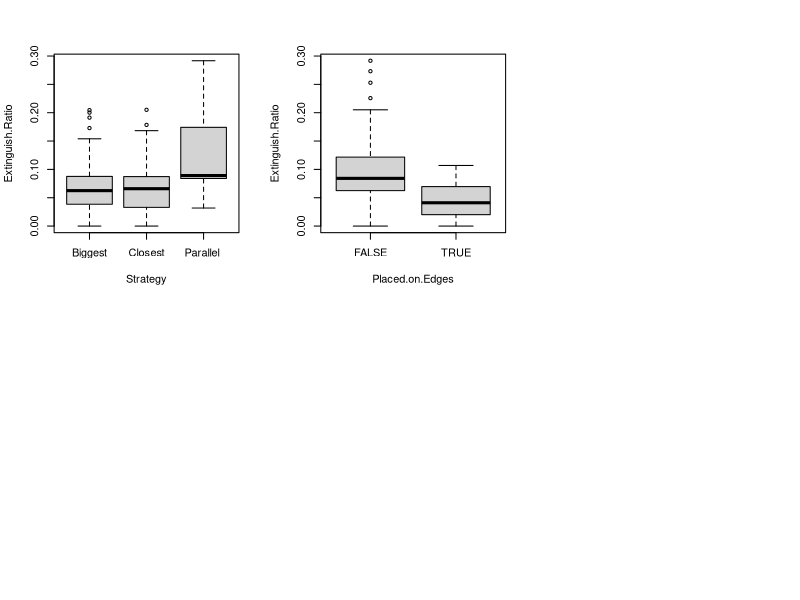
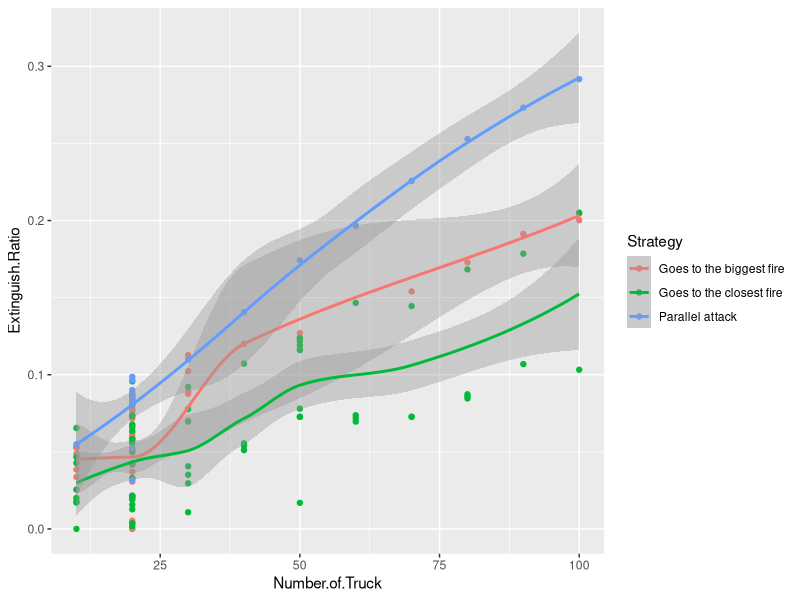
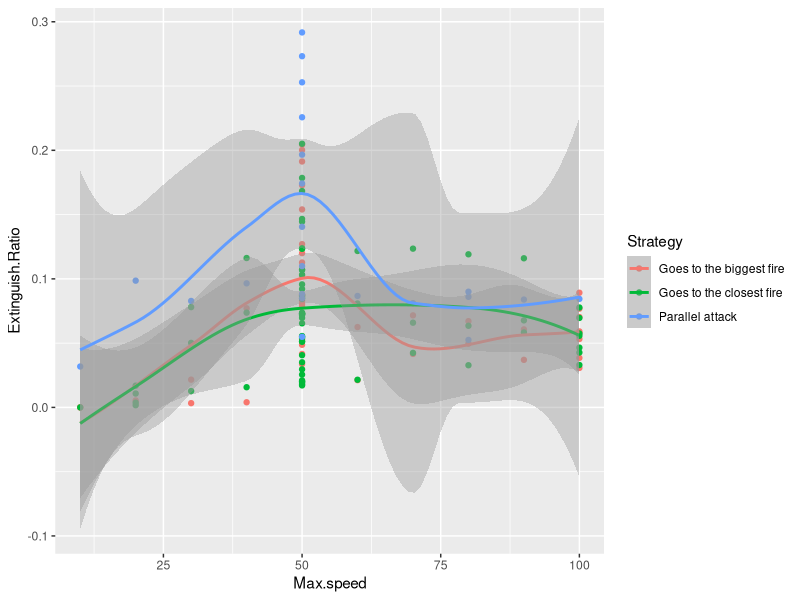
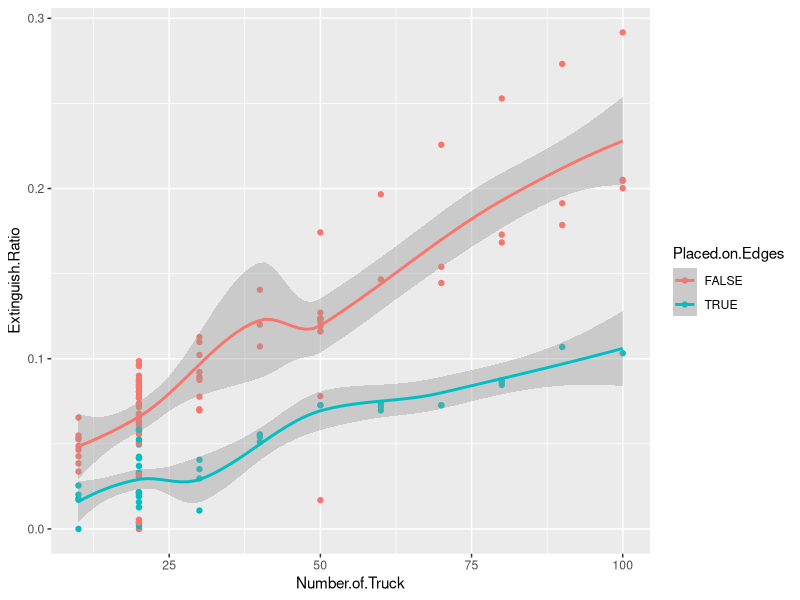

The R script that drew these images, in order:
## ---- chunk 1
library(ggplot2)
## ---- chunk 2
results <- read.csv("Output.csv")
results[, "Strategy"] <- as.factor(results[, "Strategy"])
results[, "Placed.on.Edges"] <- as.factor(results[, "Placed.on.Edges"])
results[, "Extinguish.Ratio"] <- round(results[, "Truck.Extinguish"]/
                (results[, "Self.Extinguish"] + results[, "Truck.Extinguish"]), 4)


summary(results[, 1:5])
dim(results)
## ---- chunk 3
# Simple model without interaction terms (not used in analysis)
model.1 <- lm(Extinguish.Ratio~Strategy + Number.of.Truck + Max.speed + Vision
               + Placed.on.Edges, data = results)
summary(model.1)
## ---- chunk 4
# Full model (used in analysis)
model.2 <- lm(Extinguish.Ratio~(Strategy + Number.of.Truck + Max.speed + Vision
               + Placed.on.Edges)^2, data = results)
summary(model.2)
## ---- chunk 5
# Apply step function to eliminate variables in full model
step(model.2)
## ---- chunk 6
# Final model for analysis
model.3 <- lm(Extinguish.Ratio ~ Strategy + Number.of.Truck + 
    Max.speed + Vision + Placed.on.Edges + Strategy:Number.of.Truck + 
    Number.of.Truck:Max.speed + Number.of.Truck:Placed.on.Edges, 
    data = results)

summary(model.3)
## ---- chunk 7
# Overview for some variables
par(mfrow = c(2, 3))
plot(Extinguish.Ratio~Strategy, data = results,  names = c("Biggest", "Closest", "Parallel "))
plot(Extinguish.Ratio~Placed.on.Edges, data = results)
## ---- chunk 8
ggplot(data = results, aes(Number.of.Truck, Extinguish.Ratio, col = Strategy)) +
  geom_point() +
  geom_smooth()
## ---- chunk 9
library(tidyverse)
ggplot(data = results, aes(Max.speed, Extinguish.Ratio, col = Strategy)) +
  geom_point(aes(col = Strategy)) +
  geom_smooth()
## ---- chunk 10
ggplot(data = results, aes(Number.of.Truck, Extinguish.Ratio, col = Placed.on.Edges)) +
  geom_point(aes(col = Placed.on.Edges)) +
  geom_smooth()
